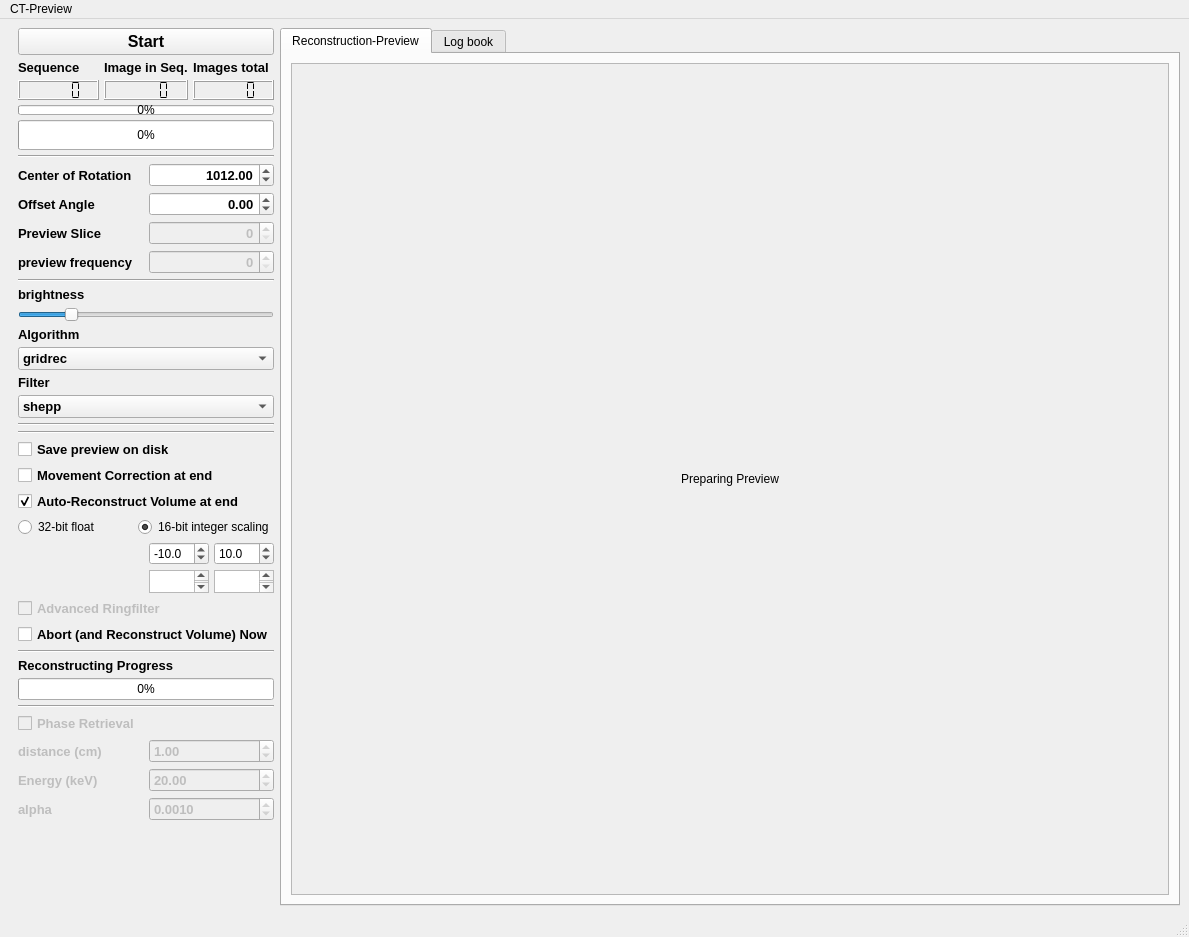
<?xml version="1.0" encoding="UTF-8"?>
<ui version="4.0">
 <class>MainWindow</class>
 <widget class="QMainWindow" name="MainWindow">
  <property name="geometry">
   <rect>
    <x>0</x>
    <y>0</y>
    <width>1189</width>
    <height>937</height>
   </rect>
  </property>
  <property name="windowTitle">
   <string>MainWindow</string>
  </property>
  <widget class="QWidget" name="centralwidget">
   <layout class="QFormLayout" name="formLayout">
    <item row="0" column="1">
     <widget class="QTabWidget" name="tabWidget">
      <property name="sizePolicy">
       <sizepolicy hsizetype="Expanding" vsizetype="Expanding">
        <horstretch>0</horstretch>
        <verstretch>0</verstretch>
       </sizepolicy>
      </property>
      <property name="currentIndex">
       <number>0</number>
      </property>
      <widget class="QWidget" name="tab">
       <attribute name="title">
        <string>Reconstruction-Preview</string>
       </attribute>
       <layout class="QGridLayout" name="gridLayout_2">
        <item row="0" column="0">
         <widget class="QScrollArea" name="scrollArea">
          <property name="widgetResizable">
           <bool>true</bool>
          </property>
          <property name="alignment">
           <set>Qt::AlignCenter</set>
          </property>
          <widget class="QWidget" name="scrollAreaWidgetContents">
           <property name="geometry">
            <rect>
             <x>0</x>
             <y>0</y>
             <width>849</width>
             <height>825</height>
            </rect>
           </property>
           <layout class="QGridLayout" name="gridLayout_5">
            <item row="0" column="0">
             <widget class="QLabel" name="preview">
              <property name="sizePolicy">
               <sizepolicy hsizetype="Expanding" vsizetype="Expanding">
                <horstretch>0</horstretch>
                <verstretch>0</verstretch>
               </sizepolicy>
              </property>
              <property name="maximumSize">
               <size>
                <width>3000</width>
                <height>2000</height>
               </size>
              </property>
              <property name="text">
               <string>Preparing Preview</string>
              </property>
              <property name="alignment">
               <set>Qt::AlignCenter</set>
              </property>
             </widget>
            </item>
           </layout>
          </widget>
         </widget>
        </item>
       </layout>
      </widget>
      <widget class="QWidget" name="log_book">
       <attribute name="title">
        <string>Log book</string>
       </attribute>
       <layout class="QGridLayout" name="gridLayout_4">
        <item row="0" column="0">
         <widget class="QTextBrowser" name="logbook">
          <property name="sizePolicy">
           <sizepolicy hsizetype="Expanding" vsizetype="Expanding">
            <horstretch>0</horstretch>
            <verstretch>0</verstretch>
           </sizepolicy>
          </property>
          <property name="minimumSize">
           <size>
            <width>300</width>
            <height>0</height>
           </size>
          </property>
          <property name="maximumSize">
           <size>
            <width>16777215</width>
            <height>16777215</height>
           </size>
          </property>
          <property name="html">
           <string>&lt;!DOCTYPE HTML PUBLIC &quot;-//W3C//DTD HTML 4.0//EN&quot; &quot;http://www.w3.org/TR/REC-html40/strict.dtd&quot;&gt;
&lt;html&gt;&lt;head&gt;&lt;meta name=&quot;qrichtext&quot; content=&quot;1&quot; /&gt;&lt;style type=&quot;text/css&quot;&gt;
p, li { white-space: pre-wrap; }
&lt;/style&gt;&lt;/head&gt;&lt;body style=&quot; font-family:'MS Shell Dlg 2'; font-size:7.8pt; font-weight:400; font-style:normal;&quot;&gt;
&lt;p style=&quot; margin-top:0px; margin-bottom:0px; margin-left:0px; margin-right:0px; -qt-block-indent:0; text-indent:0px;&quot;&gt;&lt;span style=&quot; font-size:8.25pt;&quot;&gt;Log file&lt;/span&gt;&lt;/p&gt;&lt;/body&gt;&lt;/html&gt;</string>
          </property>
         </widget>
        </item>
       </layout>
      </widget>
     </widget>
    </item>
    <item row="0" column="0">
     <layout class="QVBoxLayout" name="verticalLayout" stretch="0,0,0,0,0,0,0,0,0,0,0,0,0,0,0,0,0,0,0,0,0,0,0,0,0,0,0,0,0,0">
      <property name="spacing">
       <number>5</number>
      </property>
      <property name="sizeConstraint">
       <enum>QLayout::SetDefaultConstraint</enum>
      </property>
      <property name="leftMargin">
       <number>9</number>
      </property>
      <property name="rightMargin">
       <number>0</number>
      </property>
      <item>
       <widget class="QPushButton" name="Start">
        <property name="font">
         <font>
          <pointsize>12</pointsize>
          <weight>75</weight>
          <bold>true</bold>
         </font>
        </property>
        <property name="text">
         <string>Start</string>
        </property>
       </widget>
      </item>
      <item>
       <layout class="QGridLayout" name="gridLayout_3">
        <property name="verticalSpacing">
         <number>5</number>
        </property>
        <item row="1" column="3">
         <widget class="QLCDNumber" name="lcdNumber_Image">
          <property name="minimumSize">
           <size>
            <width>0</width>
            <height>20</height>
           </size>
          </property>
          <property name="maximumSize">
           <size>
            <width>16777215</width>
            <height>23</height>
           </size>
          </property>
          <property name="font">
           <font>
            <pointsize>10</pointsize>
            <weight>75</weight>
            <bold>true</bold>
           </font>
          </property>
          <property name="segmentStyle">
           <enum>QLCDNumber::Flat</enum>
          </property>
         </widget>
        </item>
        <item row="1" column="0">
         <widget class="QLCDNumber" name="lcdNumber_Sequence">
          <property name="minimumSize">
           <size>
            <width>0</width>
            <height>20</height>
           </size>
          </property>
          <property name="maximumSize">
           <size>
            <width>16777215</width>
            <height>23</height>
           </size>
          </property>
          <property name="font">
           <font>
            <pointsize>10</pointsize>
            <weight>75</weight>
            <bold>true</bold>
           </font>
          </property>
          <property name="segmentStyle">
           <enum>QLCDNumber::Flat</enum>
          </property>
         </widget>
        </item>
        <item row="1" column="4">
         <widget class="QLCDNumber" name="lcdNumber_Total">
          <property name="minimumSize">
           <size>
            <width>0</width>
            <height>20</height>
           </size>
          </property>
          <property name="maximumSize">
           <size>
            <width>16777215</width>
            <height>23</height>
           </size>
          </property>
          <property name="font">
           <font>
            <pointsize>10</pointsize>
            <weight>75</weight>
            <bold>true</bold>
           </font>
          </property>
          <property name="segmentStyle">
           <enum>QLCDNumber::Flat</enum>
          </property>
         </widget>
        </item>
        <item row="0" column="0">
         <widget class="QLabel" name="label_3">
          <property name="maximumSize">
           <size>
            <width>16777215</width>
            <height>23</height>
           </size>
          </property>
          <property name="font">
           <font>
            <pointsize>10</pointsize>
            <weight>75</weight>
            <bold>true</bold>
           </font>
          </property>
          <property name="text">
           <string>Sequence</string>
          </property>
         </widget>
        </item>
        <item row="0" column="3">
         <widget class="QLabel" name="label_5">
          <property name="maximumSize">
           <size>
            <width>16777215</width>
            <height>23</height>
           </size>
          </property>
          <property name="font">
           <font>
            <pointsize>10</pointsize>
            <weight>75</weight>
            <bold>true</bold>
           </font>
          </property>
          <property name="text">
           <string>Image in Seq.</string>
          </property>
         </widget>
        </item>
        <item row="0" column="4">
         <widget class="QLabel" name="label_6">
          <property name="maximumSize">
           <size>
            <width>16777215</width>
            <height>23</height>
           </size>
          </property>
          <property name="font">
           <font>
            <pointsize>10</pointsize>
            <weight>75</weight>
            <bold>true</bold>
           </font>
          </property>
          <property name="text">
           <string>Images total</string>
          </property>
         </widget>
        </item>
       </layout>
      </item>
      <item>
       <widget class="QProgressBar" name="progressBar_Sequence">
        <property name="minimumSize">
         <size>
          <width>0</width>
          <height>10</height>
         </size>
        </property>
        <property name="maximumSize">
         <size>
          <width>16777215</width>
          <height>10</height>
         </size>
        </property>
        <property name="palette">
         <palette>
          <active>
           <colorrole role="Highlight">
            <brush brushstyle="SolidPattern">
             <color alpha="255">
              <red>0</red>
              <green>171</green>
              <blue>68</blue>
             </color>
            </brush>
           </colorrole>
           <colorrole role="Link">
            <brush brushstyle="SolidPattern">
             <color alpha="255">
              <red>0</red>
              <green>255</green>
              <blue>64</blue>
             </color>
            </brush>
           </colorrole>
          </active>
          <inactive>
           <colorrole role="Highlight">
            <brush brushstyle="SolidPattern">
             <color alpha="255">
              <red>0</red>
              <green>171</green>
              <blue>68</blue>
             </color>
            </brush>
           </colorrole>
           <colorrole role="Link">
            <brush brushstyle="SolidPattern">
             <color alpha="255">
              <red>0</red>
              <green>255</green>
              <blue>64</blue>
             </color>
            </brush>
           </colorrole>
          </inactive>
          <disabled>
           <colorrole role="Highlight">
            <brush brushstyle="SolidPattern">
             <color alpha="255">
              <red>0</red>
              <green>120</green>
              <blue>215</blue>
             </color>
            </brush>
           </colorrole>
           <colorrole role="Link">
            <brush brushstyle="SolidPattern">
             <color alpha="255">
              <red>0</red>
              <green>255</green>
              <blue>64</blue>
             </color>
            </brush>
           </colorrole>
          </disabled>
         </palette>
        </property>
        <property name="value">
         <number>0</number>
        </property>
       </widget>
      </item>
      <item>
       <widget class="QProgressBar" name="progressBar_Total">
        <property name="sizePolicy">
         <sizepolicy hsizetype="Expanding" vsizetype="Fixed">
          <horstretch>0</horstretch>
          <verstretch>0</verstretch>
         </sizepolicy>
        </property>
        <property name="minimumSize">
         <size>
          <width>0</width>
          <height>30</height>
         </size>
        </property>
        <property name="maximumSize">
         <size>
          <width>16777215</width>
          <height>30</height>
         </size>
        </property>
        <property name="palette">
         <palette>
          <active>
           <colorrole role="Highlight">
            <brush brushstyle="SolidPattern">
             <color alpha="255">
              <red>0</red>
              <green>0</green>
              <blue>215</blue>
             </color>
            </brush>
           </colorrole>
          </active>
          <inactive>
           <colorrole role="Highlight">
            <brush brushstyle="SolidPattern">
             <color alpha="255">
              <red>0</red>
              <green>0</green>
              <blue>215</blue>
             </color>
            </brush>
           </colorrole>
          </inactive>
          <disabled>
           <colorrole role="Highlight">
            <brush brushstyle="SolidPattern">
             <color alpha="255">
              <red>0</red>
              <green>120</green>
              <blue>215</blue>
             </color>
            </brush>
           </colorrole>
          </disabled>
         </palette>
        </property>
        <property name="autoFillBackground">
         <bool>false</bool>
        </property>
        <property name="value">
         <number>0</number>
        </property>
       </widget>
      </item>
      <item>
       <widget class="Line" name="line_3">
        <property name="orientation">
         <enum>Qt::Horizontal</enum>
        </property>
       </widget>
      </item>
      <item>
       <layout class="QHBoxLayout" name="horizontalLayout_2">
        <item>
         <widget class="QLabel" name="label">
          <property name="font">
           <font>
            <pointsize>10</pointsize>
            <weight>75</weight>
            <bold>true</bold>
           </font>
          </property>
          <property name="text">
           <string>Center of Rotation</string>
          </property>
         </widget>
        </item>
        <item>
         <widget class="QDoubleSpinBox" name="COR_change">
          <property name="font">
           <font>
            <pointsize>10</pointsize>
            <weight>75</weight>
            <bold>true</bold>
           </font>
          </property>
          <property name="alignment">
           <set>Qt::AlignRight|Qt::AlignTrailing|Qt::AlignVCenter</set>
          </property>
          <property name="maximum">
           <double>5000.000000000000000</double>
          </property>
          <property name="value">
           <double>1012.000000000000000</double>
          </property>
         </widget>
        </item>
       </layout>
      </item>
      <item>
       <layout class="QHBoxLayout" name="horizontalLayout">
        <item>
         <widget class="QLabel" name="label_9">
          <property name="font">
           <font>
            <pointsize>10</pointsize>
            <weight>75</weight>
            <bold>true</bold>
           </font>
          </property>
          <property name="text">
           <string>Offset Angle</string>
          </property>
         </widget>
        </item>
        <item>
         <widget class="QDoubleSpinBox" name="Offset_Angle">
          <property name="font">
           <font>
            <pointsize>10</pointsize>
            <weight>75</weight>
            <bold>true</bold>
           </font>
          </property>
          <property name="alignment">
           <set>Qt::AlignRight|Qt::AlignTrailing|Qt::AlignVCenter</set>
          </property>
          <property name="minimum">
           <double>-360.000000000000000</double>
          </property>
          <property name="maximum">
           <double>360.000000000000000</double>
          </property>
         </widget>
        </item>
       </layout>
      </item>
      <item>
       <layout class="QHBoxLayout" name="horizontalLayout_3">
        <item>
         <widget class="QLabel" name="label_2">
          <property name="font">
           <font>
            <pointsize>10</pointsize>
            <weight>75</weight>
            <bold>true</bold>
           </font>
          </property>
          <property name="text">
           <string>Preview Slice</string>
          </property>
         </widget>
        </item>
        <item>
         <widget class="QSpinBox" name="Preview_slice">
          <property name="enabled">
           <bool>false</bool>
          </property>
          <property name="font">
           <font>
            <pointsize>10</pointsize>
            <weight>75</weight>
            <bold>true</bold>
           </font>
          </property>
          <property name="alignment">
           <set>Qt::AlignRight|Qt::AlignTrailing|Qt::AlignVCenter</set>
          </property>
          <property name="minimum">
           <number>0</number>
          </property>
          <property name="maximum">
           <number>5000</number>
          </property>
          <property name="value">
           <number>0</number>
          </property>
         </widget>
        </item>
       </layout>
      </item>
      <item>
       <layout class="QHBoxLayout" name="horizontalLayout_5">
        <item>
         <widget class="QLabel" name="label_8">
          <property name="font">
           <font>
            <pointsize>10</pointsize>
            <weight>75</weight>
            <bold>true</bold>
           </font>
          </property>
          <property name="text">
           <string>preview frequency</string>
          </property>
         </widget>
        </item>
        <item>
         <widget class="QSpinBox" name="preview_frequency">
          <property name="enabled">
           <bool>false</bool>
          </property>
          <property name="font">
           <font>
            <pointsize>10</pointsize>
            <weight>75</weight>
            <bold>true</bold>
           </font>
          </property>
          <property name="alignment">
           <set>Qt::AlignRight|Qt::AlignTrailing|Qt::AlignVCenter</set>
          </property>
          <property name="maximum">
           <number>5000</number>
          </property>
          <property name="value">
           <number>0</number>
          </property>
         </widget>
        </item>
       </layout>
      </item>
      <item>
       <widget class="Line" name="line_4">
        <property name="orientation">
         <enum>Qt::Horizontal</enum>
        </property>
       </widget>
      </item>
      <item>
       <widget class="QLabel" name="label_7">
        <property name="maximumSize">
         <size>
          <width>16777215</width>
          <height>20</height>
         </size>
        </property>
        <property name="font">
         <font>
          <pointsize>10</pointsize>
          <weight>75</weight>
          <bold>true</bold>
         </font>
        </property>
        <property name="text">
         <string>brightness</string>
        </property>
       </widget>
      </item>
      <item>
       <widget class="QSlider" name="BrightnessSlider">
        <property name="minimum">
         <number>1</number>
        </property>
        <property name="maximum">
         <number>100</number>
        </property>
        <property name="pageStep">
         <number>5</number>
        </property>
        <property name="value">
         <number>20</number>
        </property>
        <property name="orientation">
         <enum>Qt::Horizontal</enum>
        </property>
       </widget>
      </item>
      <item>
       <widget class="QLabel" name="label_15">
        <property name="font">
         <font>
          <pointsize>10</pointsize>
          <weight>75</weight>
          <bold>true</bold>
         </font>
        </property>
        <property name="text">
         <string>Algorithm</string>
        </property>
       </widget>
      </item>
      <item>
       <widget class="QComboBox" name="algorithm_list">
        <property name="font">
         <font>
          <pointsize>10</pointsize>
          <weight>75</weight>
          <bold>true</bold>
         </font>
        </property>
        <item>
         <property name="text">
          <string>gridrec</string>
         </property>
        </item>
        <item>
         <property name="text">
          <string>FBP_CUDA</string>
         </property>
        </item>
        <item>
         <property name="text">
          <string>art</string>
         </property>
        </item>
        <item>
         <property name="text">
          <string>bart</string>
         </property>
        </item>
        <item>
         <property name="text">
          <string>fbp</string>
         </property>
        </item>
        <item>
         <property name="text">
          <string>sirt</string>
         </property>
        </item>
        <item>
         <property name="text">
          <string>tv</string>
         </property>
        </item>
        <item>
         <property name="text">
          <string>grad</string>
         </property>
        </item>
        <item>
         <property name="text">
          <string>mlem</string>
         </property>
        </item>
        <item>
         <property name="text">
          <string>tikh</string>
         </property>
        </item>
        <item>
         <property name="text">
          <string>osem</string>
         </property>
        </item>
        <item>
         <property name="text">
          <string>pml_hybrid</string>
         </property>
        </item>
        <item>
         <property name="text">
          <string>pml_quad</string>
         </property>
        </item>
        <item>
         <property name="text">
          <string>ospml_hybrid</string>
         </property>
        </item>
        <item>
         <property name="text">
          <string>ospml_quad</string>
         </property>
        </item>
       </widget>
      </item>
      <item>
       <widget class="QLabel" name="label_16">
        <property name="font">
         <font>
          <pointsize>10</pointsize>
          <weight>75</weight>
          <bold>true</bold>
         </font>
        </property>
        <property name="text">
         <string>Filter</string>
        </property>
       </widget>
      </item>
      <item>
       <widget class="QComboBox" name="filter_list">
        <property name="font">
         <font>
          <pointsize>10</pointsize>
          <weight>75</weight>
          <bold>true</bold>
         </font>
        </property>
        <item>
         <property name="text">
          <string>shepp</string>
         </property>
        </item>
        <item>
         <property name="text">
          <string>ramlak</string>
         </property>
        </item>
        <item>
         <property name="text">
          <string>hann</string>
         </property>
        </item>
        <item>
         <property name="text">
          <string>hamming</string>
         </property>
        </item>
        <item>
         <property name="text">
          <string>parzen</string>
         </property>
        </item>
        <item>
         <property name="text">
          <string>butterworth</string>
         </property>
        </item>
        <item>
         <property name="text">
          <string>cosine</string>
         </property>
        </item>
        <item>
         <property name="text">
          <string>none</string>
         </property>
        </item>
       </widget>
      </item>
      <item>
       <widget class="Line" name="line_6">
        <property name="orientation">
         <enum>Qt::Horizontal</enum>
        </property>
       </widget>
      </item>
      <item>
       <widget class="Line" name="line_5">
        <property name="orientation">
         <enum>Qt::Horizontal</enum>
        </property>
       </widget>
      </item>
      <item>
       <widget class="QCheckBox" name="savePreviewOnDisk">
        <property name="font">
         <font>
          <pointsize>10</pointsize>
          <weight>75</weight>
          <bold>true</bold>
         </font>
        </property>
        <property name="text">
         <string>Save preview on disk</string>
        </property>
        <property name="checked">
         <bool>false</bool>
        </property>
       </widget>
      </item>
      <item>
       <widget class="QCheckBox" name="apply_movement_correction">
        <property name="font">
         <font>
          <pointsize>10</pointsize>
          <weight>75</weight>
          <bold>true</bold>
         </font>
        </property>
        <property name="text">
         <string>Movement Correction at end</string>
        </property>
        <property name="checked">
         <bool>false</bool>
        </property>
       </widget>
      </item>
      <item>
       <widget class="QCheckBox" name="checkBox_reconstruct_at_end">
        <property name="font">
         <font>
          <pointsize>10</pointsize>
          <weight>75</weight>
          <bold>true</bold>
         </font>
        </property>
        <property name="text">
         <string>Auto-Reconstruct Volume at end</string>
        </property>
        <property name="checked">
         <bool>true</bool>
        </property>
       </widget>
      </item>
      <item>
       <layout class="QHBoxLayout" name="horizontalLayout_4">
        <item>
         <widget class="QRadioButton" name="radioButton_32bit_float">
          <property name="text">
           <string>32-bit float</string>
          </property>
         </widget>
        </item>
        <item>
         <widget class="QRadioButton" name="radioButton_16bit_integer">
          <property name="text">
           <string>16-bit integer scaling</string>
          </property>
          <property name="checked">
           <bool>true</bool>
          </property>
         </widget>
        </item>
       </layout>
      </item>
      <item>
       <layout class="QGridLayout" name="gridLayout_6" rowminimumheight="0,0" columnminimumwidth="0,0,0">
        <item row="1" column="2">
         <widget class="QTextBrowser" name="max">
          <property name="maximumSize">
           <size>
            <width>60</width>
            <height>23</height>
           </size>
          </property>
         </widget>
        </item>
        <item row="0" column="1">
         <widget class="QDoubleSpinBox" name="int_low">
          <property name="enabled">
           <bool>true</bool>
          </property>
          <property name="maximumSize">
           <size>
            <width>60</width>
            <height>16777215</height>
           </size>
          </property>
          <property name="decimals">
           <number>1</number>
          </property>
          <property name="minimum">
           <double>-65535.000000000000000</double>
          </property>
          <property name="maximum">
           <double>65535.000000000000000</double>
          </property>
          <property name="value">
           <double>-10.000000000000000</double>
          </property>
         </widget>
        </item>
        <item row="1" column="1">
         <widget class="QTextBrowser" name="min">
          <property name="maximumSize">
           <size>
            <width>60</width>
            <height>23</height>
           </size>
          </property>
         </widget>
        </item>
        <item row="0" column="2">
         <widget class="QDoubleSpinBox" name="int_high">
          <property name="maximumSize">
           <size>
            <width>60</width>
            <height>16777215</height>
           </size>
          </property>
          <property name="decimals">
           <number>1</number>
          </property>
          <property name="minimum">
           <double>-65535.000000000000000</double>
          </property>
          <property name="maximum">
           <double>65535.000000000000000</double>
          </property>
          <property name="value">
           <double>10.000000000000000</double>
          </property>
         </widget>
        </item>
        <item row="0" column="0">
         <spacer name="horizontalSpacer">
          <property name="orientation">
           <enum>Qt::Horizontal</enum>
          </property>
          <property name="sizeHint" stdset="0">
           <size>
            <width>40</width>
            <height>20</height>
           </size>
          </property>
         </spacer>
        </item>
       </layout>
      </item>
      <item>
       <widget class="QCheckBox" name="advanced_ringfilter">
        <property name="enabled">
         <bool>false</bool>
        </property>
        <property name="font">
         <font>
          <pointsize>10</pointsize>
          <weight>75</weight>
          <bold>true</bold>
         </font>
        </property>
        <property name="text">
         <string>Advanced Ringfilter</string>
        </property>
        <property name="checked">
         <bool>false</bool>
        </property>
       </widget>
      </item>
      <item>
       <widget class="QCheckBox" name="Abort_and_reconstruct_now">
        <property name="maximumSize">
         <size>
          <width>300</width>
          <height>16777215</height>
         </size>
        </property>
        <property name="font">
         <font>
          <pointsize>10</pointsize>
          <weight>75</weight>
          <bold>true</bold>
         </font>
        </property>
        <property name="text">
         <string>Abort (and Reconstruct Volume) Now</string>
        </property>
       </widget>
      </item>
      <item>
       <widget class="Line" name="line_2">
        <property name="orientation">
         <enum>Qt::Horizontal</enum>
        </property>
       </widget>
      </item>
      <item>
       <widget class="QLabel" name="label_4">
        <property name="maximumSize">
         <size>
          <width>16777215</width>
          <height>20</height>
         </size>
        </property>
        <property name="font">
         <font>
          <pointsize>10</pointsize>
          <weight>75</weight>
          <bold>true</bold>
         </font>
        </property>
        <property name="text">
         <string>Reconstructing Progress</string>
        </property>
       </widget>
      </item>
      <item>
       <widget class="QProgressBar" name="progressBar_Reconstruction">
        <property name="value">
         <number>0</number>
        </property>
       </widget>
      </item>
      <item>
       <widget class="Line" name="line">
        <property name="orientation">
         <enum>Qt::Horizontal</enum>
        </property>
       </widget>
      </item>
      <item>
       <layout class="QGridLayout" name="gridLayout">
        <item row="1" column="0">
         <widget class="QLabel" name="label_distance">
          <property name="enabled">
           <bool>false</bool>
          </property>
          <property name="font">
           <font>
            <pointsize>10</pointsize>
            <weight>75</weight>
            <bold>true</bold>
           </font>
          </property>
          <property name="text">
           <string>distance (cm)</string>
          </property>
         </widget>
        </item>
        <item row="3" column="1">
         <widget class="QDoubleSpinBox" name="doubleSpinBox_alpha">
          <property name="enabled">
           <bool>false</bool>
          </property>
          <property name="font">
           <font>
            <pointsize>10</pointsize>
            <weight>75</weight>
            <bold>true</bold>
           </font>
          </property>
          <property name="decimals">
           <number>4</number>
          </property>
          <property name="singleStep">
           <double>0.000100000000000</double>
          </property>
          <property name="value">
           <double>0.001000000000000</double>
          </property>
         </widget>
        </item>
        <item row="3" column="0">
         <widget class="QLabel" name="label_alpha">
          <property name="enabled">
           <bool>false</bool>
          </property>
          <property name="font">
           <font>
            <pointsize>10</pointsize>
            <weight>75</weight>
            <bold>true</bold>
           </font>
          </property>
          <property name="text">
           <string>alpha</string>
          </property>
         </widget>
        </item>
        <item row="2" column="1">
         <widget class="QDoubleSpinBox" name="doubleSpinBox_Energy">
          <property name="enabled">
           <bool>false</bool>
          </property>
          <property name="font">
           <font>
            <pointsize>10</pointsize>
            <weight>75</weight>
            <bold>true</bold>
           </font>
          </property>
          <property name="minimum">
           <double>1.000000000000000</double>
          </property>
          <property name="maximum">
           <double>100.000000000000000</double>
          </property>
          <property name="value">
           <double>20.000000000000000</double>
          </property>
         </widget>
        </item>
        <item row="2" column="0">
         <widget class="QLabel" name="label_Energy">
          <property name="enabled">
           <bool>false</bool>
          </property>
          <property name="font">
           <font>
            <pointsize>10</pointsize>
            <weight>75</weight>
            <bold>true</bold>
           </font>
          </property>
          <property name="text">
           <string>Energy (keV)</string>
          </property>
         </widget>
        </item>
        <item row="1" column="1">
         <widget class="QDoubleSpinBox" name="doubleSpinBox_distance">
          <property name="enabled">
           <bool>false</bool>
          </property>
          <property name="font">
           <font>
            <pointsize>10</pointsize>
            <weight>75</weight>
            <bold>true</bold>
           </font>
          </property>
          <property name="maximum">
           <double>5000.000000000000000</double>
          </property>
          <property name="value">
           <double>1.000000000000000</double>
          </property>
         </widget>
        </item>
        <item row="0" column="0" colspan="2">
         <widget class="QCheckBox" name="checkBox_phase">
          <property name="enabled">
           <bool>false</bool>
          </property>
          <property name="font">
           <font>
            <pointsize>10</pointsize>
            <weight>75</weight>
            <bold>true</bold>
           </font>
          </property>
          <property name="text">
           <string>Phase Retrieval</string>
          </property>
         </widget>
        </item>
        <item row="4" column="1">
         <spacer name="verticalSpacer">
          <property name="orientation">
           <enum>Qt::Vertical</enum>
          </property>
          <property name="sizeHint" stdset="0">
           <size>
            <width>20</width>
            <height>800</height>
           </size>
          </property>
         </spacer>
        </item>
       </layout>
      </item>
     </layout>
    </item>
   </layout>
  </widget>
  <widget class="QMenuBar" name="menubar">
   <property name="geometry">
    <rect>
     <x>0</x>
     <y>0</y>
     <width>1189</width>
     <height>21</height>
    </rect>
   </property>
   <widget class="QMenu" name="menuCT_Preview">
    <property name="title">
     <string>CT-Preview</string>
    </property>
   </widget>
   <addaction name="menuCT_Preview"/>
  </widget>
  <widget class="QStatusBar" name="statusbar"/>
 </widget>
 <resources/>
 <connections/>
</ui>
